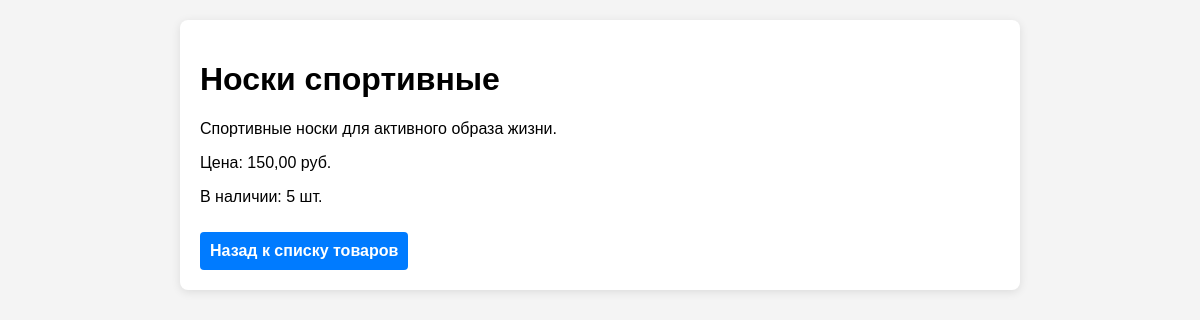
Page /polls/products/2/ on the committed database.
### polls/models.py (models this page shows, shortened)
class Product(models.Model):
    name = models.CharField(max_length=200)
    description = models.TextField()
    price = models.DecimalField(max_digits=10, decimal_places=2)
    stock = models.IntegerField()

### polls/views.py (the view)
# urls.py: path('products/<int:pk>/', views.product_detail, name='product_detail'),
def product_detail(request, pk):
    product = get_object_or_404(Product, pk=pk)
    return render(request, 'polls/product_detail.html', {'product': product})

### polls/templates/polls/product_detail.html (shortened to what this page needs)
<!DOCTYPE html>
<html lang="ru">
<head>
</head>
<body>
    <div class="container">
        <h1>{{ product.name }}</h1>
        <p>{{ product.description }}</p>
        <p>Цена: {{ product.price }} руб.</p>
        <p>В наличии: {{ product.stock }} шт.</p>
        <a href="{% url 'polls:product_list' %}" class="button">Назад к списку товаров</a>
    </div>
</body>
</html>

### polls/templates/polls/product_detail.html (style rules this page uses)
body { font-family: Arial, sans-serif; background-color: #f4f4f4; margin: 0; padding: 0; }
.container { max-width: 800px; margin: 20px auto; padding: 20px; background: white; border-radius: 8px; box-shadow: 0 2px 10px rgba(0, 0, 0, 0.1); }
.button { margin-top: 10px; padding: 10px; background-color: #007bff; color: white; border: none; border-radius: 4px; cursor: pointer; font-weight: bold; text-decoration: none; display: inline-block; }

### rows in the picture
Product: name "Носки спортивные", description "Спортивные носки для активного образа жизни.", price "150,00", stock "5"
